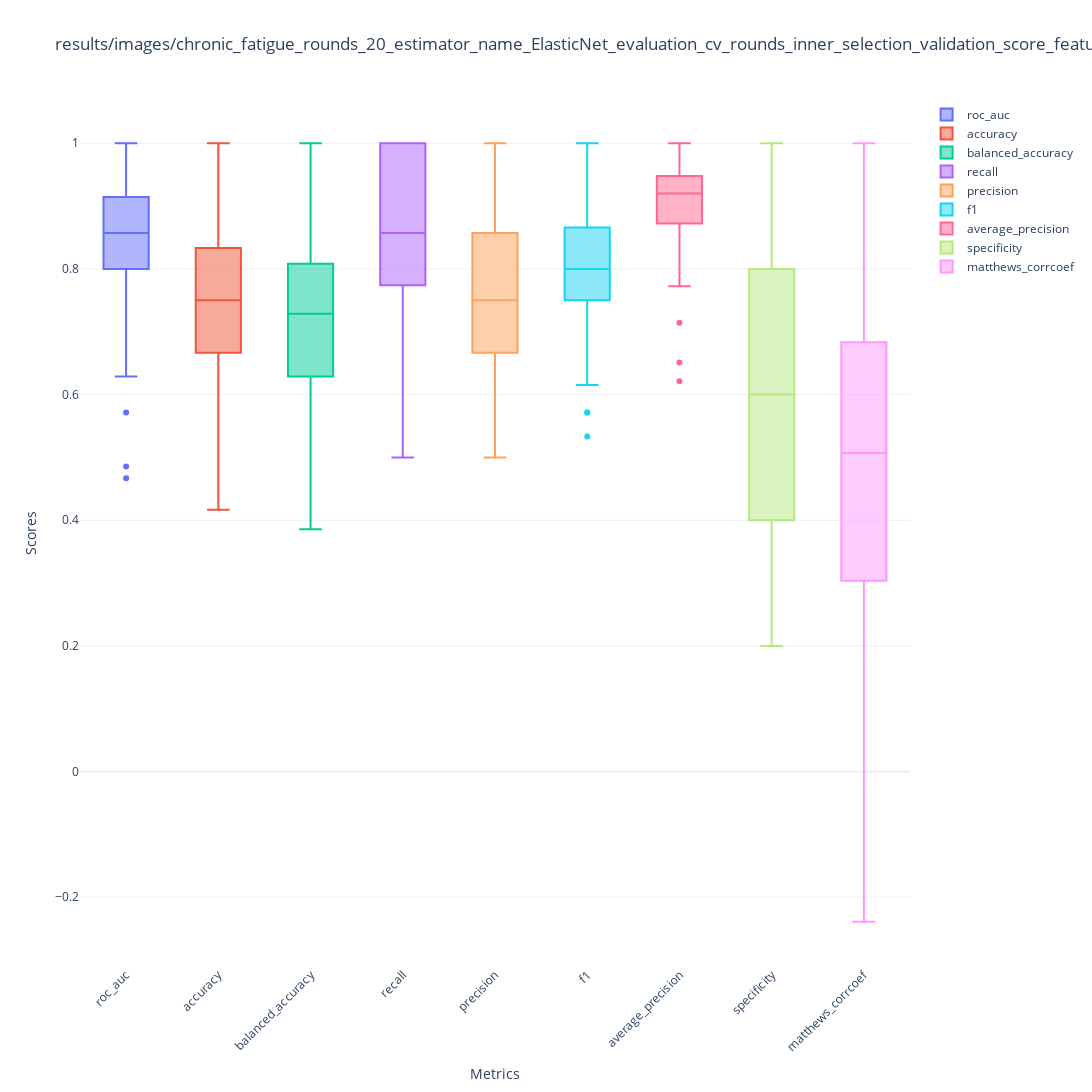

Notebook cell for this chart:
### Code cell
pp.search_cv(estimator_name='ElasticNet',calculate_shap=True)
